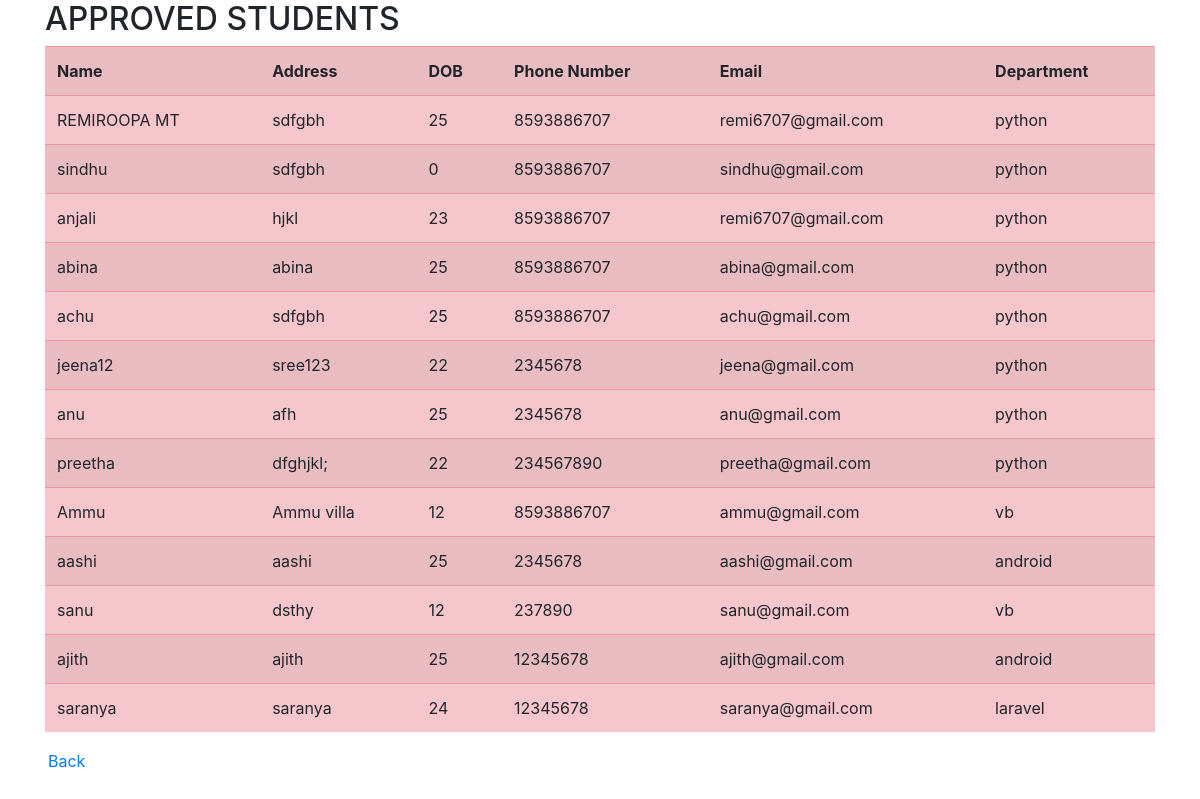
/viewapprovest/, run on the app's committed database.
### myapp/models.py (models this page shows)
class User(AbstractUser):
    name=models.CharField(max_length=100,verbose_name="Name")
    address=models.CharField(max_length=100,verbose_name="Address")
    phoneno=models.IntegerField(verbose_name="Phone")
    email=models.EmailField(verbose_name="Email")
    age=models.IntegerField(verbose_name="age")
    qualification=models.CharField(max_length=100,verbose_name="Qualification")
    djoin=models.DateField(verbose_name="Joining Date")
    dep_id = models.ForeignKey(Department, on_delete = models.CASCADE)
    status=models.IntegerField(verbose_name="Status", default='0')
    class Meta:
        db_table = "Usertable"

class Department(models.Model):
    dep_id= models.AutoField(primary_key=True,verbose_name="Depid")
    department=models.CharField(max_length=100,verbose_name="Department")
    def __str__(self):
        return self.department
    class Meta:
        db_table = "Department"

### myapp/views.py (the view)
# urls.py: path('viewapprovest/',views.viewapprovest,name="viewapprovest"),
def viewapprovest(request):
    st=User.objects.filter(is_staff=0, is_active=1)
    return render(request,"viewapprovest.html",{'st':st})

### myapp/templates/viewapprovest.html (shortened to what this page needs)
<!DOCTYPE html>
<html lang="en">
<head>
  <link rel="stylesheet" href="https://cdn.jsdelivr.net/npm/bootstrap@4.6.1/dist/css/bootstrap.min.css">
</head>
<body>
<div class="container">
  <h2>APPROVED STUDENTS</h2>
  <table class="table table-danger table-striped">
        <tr>
            <th>Name</th>
            <th>Address</th>
            <th>DOB</th>
            <th>Phone Number</th>
            <th>Email</th>
            <th>Department</th>
        </tr>
        {%for i in st%}
        <tr>
            <td>{{i.name}}</td>
            <td>{{i.address}}</td>
            <td>{{i.age}}</td>
            <td>{{i.phoneno}}</td>
            <td>{{i.email}}</td>
            <td>{{i.dep_id}}</td>
        </tr>
        {%endfor%}
         <table><tr><td><td>
          <a href="{% url 'teacherhome' %}">Back</a>
        </td>
        </tr>
        </table>
     </body>
</html>

### data on the page
User: name "REMIROOPA MT", address "sdfgbh", age "25", phoneno "8593886707", email "remi6707@gmail.com", dep_id "python"
User: name "sindhu", address "sdfgbh", age "0", phoneno "8593886707", email "sindhu@gmail.com", dep_id "python"
User: name "anjali", address "hjkl", age "23", phoneno "8593886707", email "remi6707@gmail.com", dep_id "python"
User: name "abina", address "abina", age "25", phoneno "8593886707", email "abina@gmail.com", dep_id "python"
User: name "achu", address "sdfgbh", age "25", phoneno "8593886707", email "achu@gmail.com", dep_id "python"
User: name "jeena12", address "sree123", age "22", phoneno "2345678", email "jeena@gmail.com", dep_id "python"
User: name "anu", address "afh", age "25", phoneno "2345678", email "anu@gmail.com", dep_id "python"
User: name "preetha", address "dfghjkl;", age "22", phoneno "234567890", email "preetha@gmail.com", dep_id "python"
User: name "Ammu", address "Ammu villa", age "12", phoneno "8593886707", email "ammu@gmail.com", dep_id "vb"
User: name "aashi", address "aashi", age "25", phoneno "2345678", email "aashi@gmail.com", dep_id "android"
User: name "sanu", address "dsthy", age "12", phoneno "237890", email "sanu@gmail.com", dep_id "vb"
User: name "ajith", address "ajith", age "25", phoneno "12345678", email "ajith@gmail.com", dep_id "android"
User: name "saranya", address "saranya", age "24", phoneno "12345678", email "saranya@gmail.com", dep_id "laravel"
